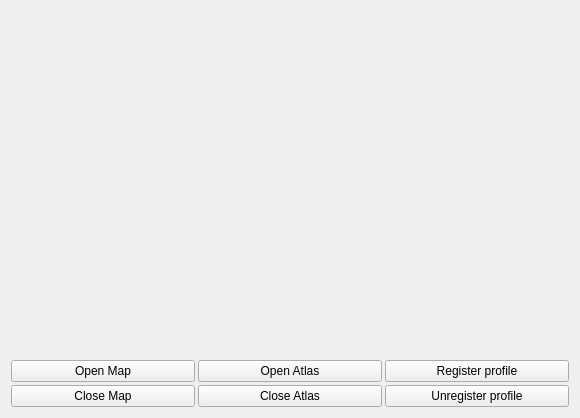
<?xml version="1.0" encoding="UTF-8"?>
<ui version="4.0">
 <class>DemoProfiles</class>
 <widget class="QWidget" name="DemoProfiles">
  <property name="geometry">
   <rect>
    <x>0</x>
    <y>0</y>
    <width>580</width>
    <height>418</height>
   </rect>
  </property>
  <property name="windowTitle">
   <string>Form</string>
  </property>
  <layout class="QGridLayout" name="gridLayout_3">
   <item row="0" column="0">
    <layout class="QVBoxLayout" name="verticalLayout" stretch="1,0">
     <item>
      <widget class="PwGisWidget" name="pwgiswidget" native="true">
       <property name="minimumSize">
        <size>
         <width>300</width>
         <height>170</height>
        </size>
       </property>
      </widget>
     </item>
     <item>
      <layout class="QGridLayout" name="gridLayout" rowstretch="0">
       <property name="sizeConstraint">
        <enum>QLayout::SetFixedSize</enum>
       </property>
       <property name="spacing">
        <number>3</number>
       </property>
       <item row="0" column="0">
        <layout class="QHBoxLayout" name="horizontalLayout">
         <item>
          <layout class="QVBoxLayout" name="mapLayout">
           <item>
            <widget class="QPushButton" name="btnOpenMap">
             <property name="text">
              <string>Open Map</string>
             </property>
            </widget>
           </item>
           <item>
            <widget class="QPushButton" name="btnCloseMap">
             <property name="text">
              <string>Close Map</string>
             </property>
            </widget>
           </item>
          </layout>
         </item>
         <item>
          <layout class="QVBoxLayout" name="atlasLayout">
           <item>
            <widget class="QPushButton" name="btnOpenAtlas">
             <property name="text">
              <string>Open Atlas</string>
             </property>
            </widget>
           </item>
           <item>
            <widget class="QPushButton" name="btnCloseAtlas">
             <property name="text">
              <string>Close Atlas</string>
             </property>
            </widget>
           </item>
          </layout>
         </item>
         <item>
          <layout class="QVBoxLayout" name="profileLayout">
           <item>
            <widget class="QPushButton" name="btnRegisterProfile">
             <property name="text">
              <string>Register profile</string>
             </property>
            </widget>
           </item>
           <item>
            <widget class="QPushButton" name="btnUnregisterProfile">
             <property name="text">
              <string>Unregister profile</string>
             </property>
            </widget>
           </item>
          </layout>
         </item>
        </layout>
       </item>
      </layout>
     </item>
    </layout>
   </item>
  </layout>
 </widget>
 <customwidgets>
  <customwidget>
   <class>PwGisWidget</class>
   <extends>QWidget</extends>
   <header location="global">PwGis/pwgiswidget.h</header>
   <container>1</container>
  </customwidget>
 </customwidgets>
 <resources/>
 <connections/>
</ui>
